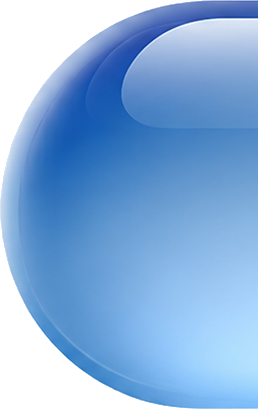
#> input picture AQUA/left_button_blue.png, 258 x 409 px; its folder holds 8 pictures in this run
$ python recolorear.py
#> lines starting #> are read from the running program, lines starting #| are printed output that depends on the picture
"""Genera las variantes de color de las piezas azules del kit Aqua.

Sólo se tocan las piezas AZULES (el estado "marcado/seleccionado" y el pulgar).
Las grises, blancas y negras se quedan como están: no tienen color que girar.

    pieza original                 ->  salida por color
    left_button_blue.png               left_button_<color>.png
    right_button_blue.png              right_button_<color>.png
    body_button_blue.png               body_button_<color>.png
    blue_radio.png                     <color>_radio.png
    blue_check.png                     <color>_check.png
    segmented_blue_left.png            segmented_<color>_left.png
    segmented_blue_body.png            segmented_<color>_body.png
    segmented_blue_right.png           segmented_<color>_right.png
    slider_thumb.png (gota)            slider_thumb_<color>.png

El azul no se genera: ya existe y es el original. El blanco se genera sólo para
el botón y el circular button (un botón sin color): las demás piezas grises y
blancas del kit son el original y no se tocan.

El recoloreado es un giro de TONO: se conservan el brillo, el glossy, la forma y
el canal alfa, así que cada color sale con el mismo aspecto que el azul. A los
colores cálidos se les sube un poco la saturación para que no queden aguados.

Uso:  python recolorear.py
"""

import colorsys
import os
import sys

try:
    from PIL import Image
except ImportError:
    sys.exit("Hace falta Pillow:  python -m pip install pillow")

# El kit es la carpeta donde está este script.
CARPETA = os.path.dirname(os.path.abspath(__file__))

# (original, patrón de salida; %s es el nombre del color)
PIEZAS = (
    ("left_button_blue.png", "left_button_%s.png"),
    ("right_button_blue.png", "right_button_%s.png"),
    ("body_button_blue.png", "body_button_%s.png"),
    ("blue_radio.png", "%s_radio.png"),
    ("blue_check.png", "%s_check.png"),
    ("segmented_blue_left.png", "segmented_%s_left.png"),
    ("segmented_blue_body.png", "segmented_%s_body.png"),
    ("segmented_blue_right.png", "segmented_%s_right.png"),
    ("slider_thumb.png", "slider_thumb_%s.png"),
)

# Tono (en grados) alrededor del cual están pintadas las piezas azules.
TONO_BASE = 210.0

# Color -> (tono de destino en grados, cuánto subir la saturación, piezas).
# En "piezas", None = todas las piezas azules del kit; una tupla = sólo esas.
# El azul no aparece: es el original y se usa tal cual.
COLORES = {
    "green": (130.0, 1.15, None),
    "red": (0.0, 1.25, None),
    "orange": (30.0, 1.25, None),
    "yellow": (52.0, 1.35, None),
    "magenta": (305.0, 1.15, None),
    # El blanco es sólo para el botón y el circular button: mismo dibujo y mismo
    # glossy, pero sin color (la saturación casi a cero). El resto de controles
    # no lo tienen.
    "white": (
        210.0,
        0.06,
        (
            "left_button_blue.png",
            "right_button_blue.png",
            "body_button_blue.png",
            "blue_radio.png",
        ),
    ),
}

# Para comprobar el resultado: piezas donde se mira el tono conseguido.
CONTROL = (
    ("radio", "blue_radio.png", "%s_radio.png"),
    ("check", "blue_check.png", "%s_check.png"),
    ("segmentado", "segmented_blue_body.png", "segmented_%s_body.png"),
    ("pulgar", "slider_thumb.png", "slider_thumb_%s.png"),
    ("boton", "body_button_blue.png", "body_button_%s.png"),
)


def recolorear(imagen, tono, factor):
    """Copia con el tono girado: mismo brillo, mismo alfa, otro color."""
    imagen = imagen.convert("RGBA")
    ancho, alto = imagen.size
    px = imagen.load()
    destino = tono / 360.0
    rgb_a_hsv = colorsys.rgb_to_hsv
    hsv_a_rgb = colorsys.hsv_to_rgb
    base = TONO_BASE / 360.0

    for y in range(alto):
        for x in range(ancho):
            r, g, b, a = px[x, y]
            if not a:
                continue
            h, s, v = rgb_a_hsv(r / 255.0, g / 255.0, b / 255.0)
            if s < 0.015:            # gris o blanco: no se toca
                continue
            h = (h - base + destino) % 1.0
            s = min(1.0, s * factor)
            r2, g2, b2 = hsv_a_rgb(h, s, v)
            px[x, y] = (round(r2 * 255), round(g2 * 255), round(b2 * 255), a)

    return imagen


def resumen(ruta):
    """Tono dominante y saturación media, para comprobar el resultado."""
    imagen = Image.open(ruta).convert("RGBA")
    ancho, alto = imagen.size
    px = imagen.load()
    suma_s = 0.0
    suma_todo = 0.0
    todos = 0
    tonos = {}
    n = 0
    for y in range(0, alto, 3):
        for x in range(0, ancho, 3):
            r, g, b, a = px[x, y]
            if a < 128:
                continue
            h, s, v = colorsys.rgb_to_hsv(r / 255.0, g / 255.0, b / 255.0)
            suma_todo += s
            todos += 1
            if s < 0.15:
                continue
            suma_s += s
            tonos[int(h * 360)] = tonos.get(int(h * 360), 0) + 1
            n += 1
    if not n:
        return "sin color (s media %.2f)" % (suma_todo / todos if todos else 0.0)
    dominante = max(tonos.items(), key=lambda kv: kv[1])[0]
    return "%3d\u00b0  s=%.2f" % (dominante, suma_s / n)


# Para el resumen de la consola: (etiqueta, pieza original, patrón de color).
RESUMEN = (
    ("boton", "body_button_blue.png", "body_button_%s.png"),
    ("radio", "blue_radio.png", "%s_radio.png"),
    ("check", "blue_check.png", "%s_check.png"),
    ("segmented", "segmented_blue_body.png", "segmented_%s_body.png"),
    ("pulgar", "slider_thumb.png", "slider_thumb_%s.png"),
)


def main():
    for color, (tono, factor, solo) in COLORES.items():
        for original, patron in PIEZAS:
            if solo is not None and original not in solo:
                continue
            origen = os.path.join(CARPETA, original)
            if not os.path.exists(origen):
                print("falta %s  (se salta)" % original)
                continue
            salida = recolorear(Image.open(origen), tono, factor)
#> in recolorear, imagen is the input picture: PIL image 258x409 RGBA; mean R, G, B, A 89.5, 130.6, 176.4, 210.7
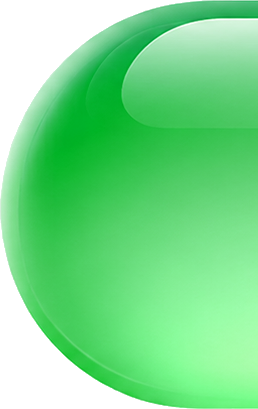
#> salida: PIL image 258x409 RGBA; mean R, G, B, A 76.6, 176.4, 95.9, 210.7; transparent parts drawn white
            salida.save(os.path.join(CARPETA, patron % color), "PNG")
        detalles = "  ".join(
            "%s %s" % (nombre, resumen(os.path.join(CARPETA, patron % color)))
            for nombre, _, patron in RESUMEN
            if os.path.exists(os.path.join(CARPETA, patron % color))
        )
#> in resumen, `imagen = Image.open(ruta).convert("RGBA")`:
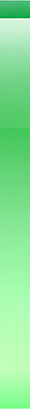
#> imagen: PIL image 30x409 RGBA; mean R, G, B, A 136.6, 229.2, 150.8, 255
#> after the loop in resumen, `for y in range(0, alto, 3):`: n = 1354; suma_s = 564.9; suma_todo = 567.2; todos = 1370; tonos = 31 items
#> in resumen, `dominante = max(tonos.items(), key=lambda kv: kv[1])[0]`: dominante = 129
#> call 2 of resumen, with ruta = 'AQUA/green_radio.png'
#> in resumen (call 2), `imagen = Image.open(ruta).convert("RGBA")`:
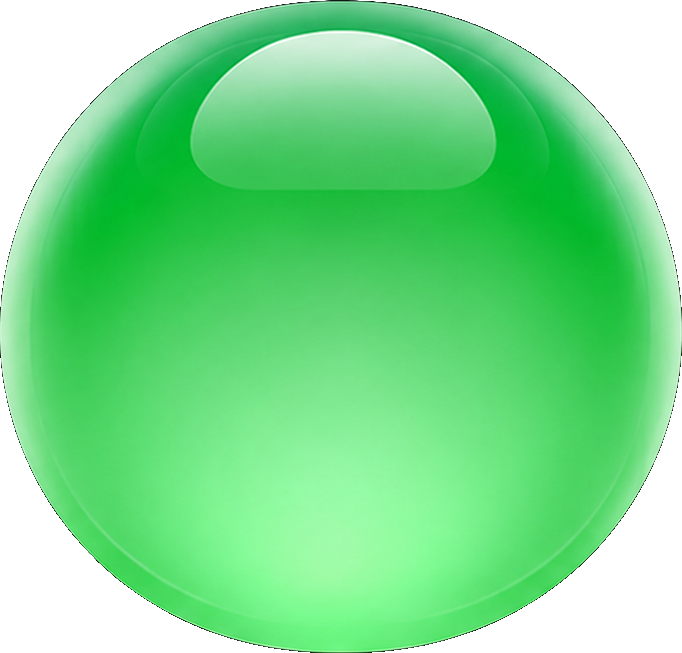
#> imagen: PIL image 682x653 RGBA; mean R, G, B, A 71.4, 170.2, 91.1, 202.5; transparent parts drawn white
#> after the loop in resumen (call 2), `for y in range(0, alto, 3):`: n = 39030; suma_s = 23279; suma_todo = 23309.9; todos = 39300; tonos = 45 items
#> in resumen (call 2), `dominante = max(tonos.items(), key=lambda kv: kv[1])[0]`: dominante = 130
        print("%-8s tono %4.0f  x%.2f   %s" % (color, tono, factor, detalles))
#> pass 2 of the loop in main, `for color, (tono, factor, solo) in COLORES.items():`:
#> in main, `salida = recolorear(Image.open(origen), tono, factor)`:
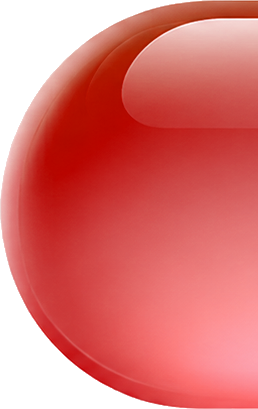
#> salida: PIL image 258x409 RGBA; mean R, G, B, A 176.4, 71.8, 68.9, 210.7; transparent parts drawn white
#> imagen: PIL image 30x409 RGBA
#> in resumen (call 4), `imagen = Image.open(ruta).convert("RGBA")`:
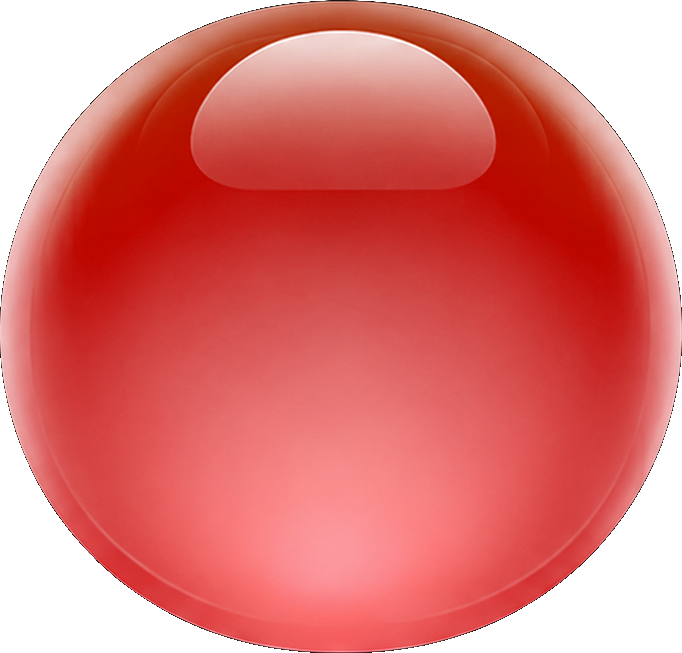
#> imagen: PIL image 682x653 RGBA; mean R, G, B, A 170.2, 67, 63.6, 202.5; transparent parts drawn white
#> after the loop in resumen (call 4), `for y in range(0, alto, 3):`: n = 39085; suma_s = 25195.3; suma_todo = 25220.4; todos = 39300; tonos = 47 items

    print("\nAzul (original, no se genera):")
    for nombre, original, _ in RESUMEN:
        print("   %-10s %s" % (nombre, resumen(os.path.join(CARPETA, original))))
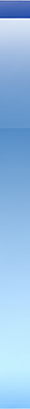
#> input picture AQUA/body_button_blue.png, 30 x 409 px
#> in resumen, imagen is the input picture: PIL image 30x409 RGBA; mean R, G, B, A 148.4, 190, 229.2, 255
#> after the loop in resumen (call 13), `for y in range(0, alto, 3):`: n = 1332; suma_s = 488.2; suma_todo = 493.3; todos = 1370; tonos = 30 items
#> in resumen (call 13), `dominante = max(tonos.items(), key=lambda kv: kv[1])[0]`: dominante = 210
#> pass 2 of the loop in main, `for nombre, original, _ in RESUMEN:`:
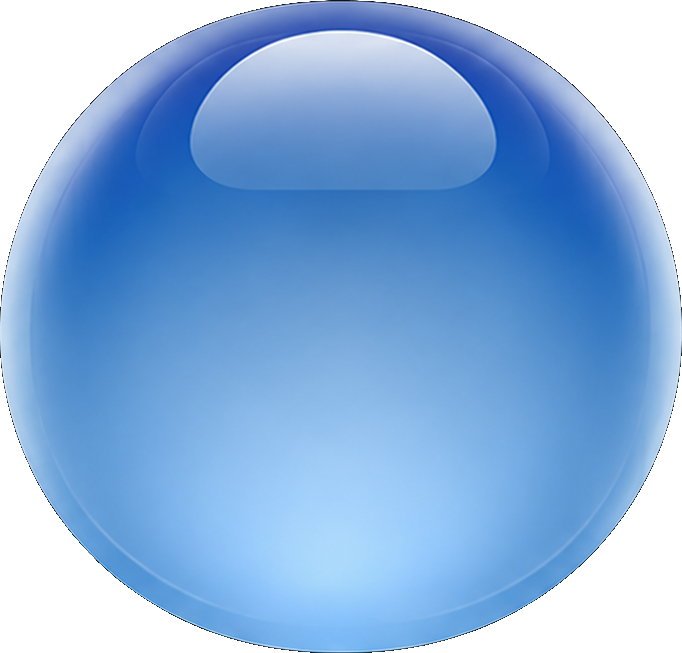
#> input picture AQUA/blue_radio.png, 682 x 653 px
#> in resumen, imagen is the input picture: PIL image 682x653 RGBA; mean R, G, B, A 84.3, 124.5, 170.2, 202.5
#> after the loop in resumen (call 14), `for y in range(0, alto, 3):`: n = 38877; suma_s = 20226.2; suma_todo = 20274.4; todos = 39300; tonos = 43 items
    print("\nListo.")


if __name__ == "__main__":
#> (the run stopped early here; a loop or call above may not have finished)
